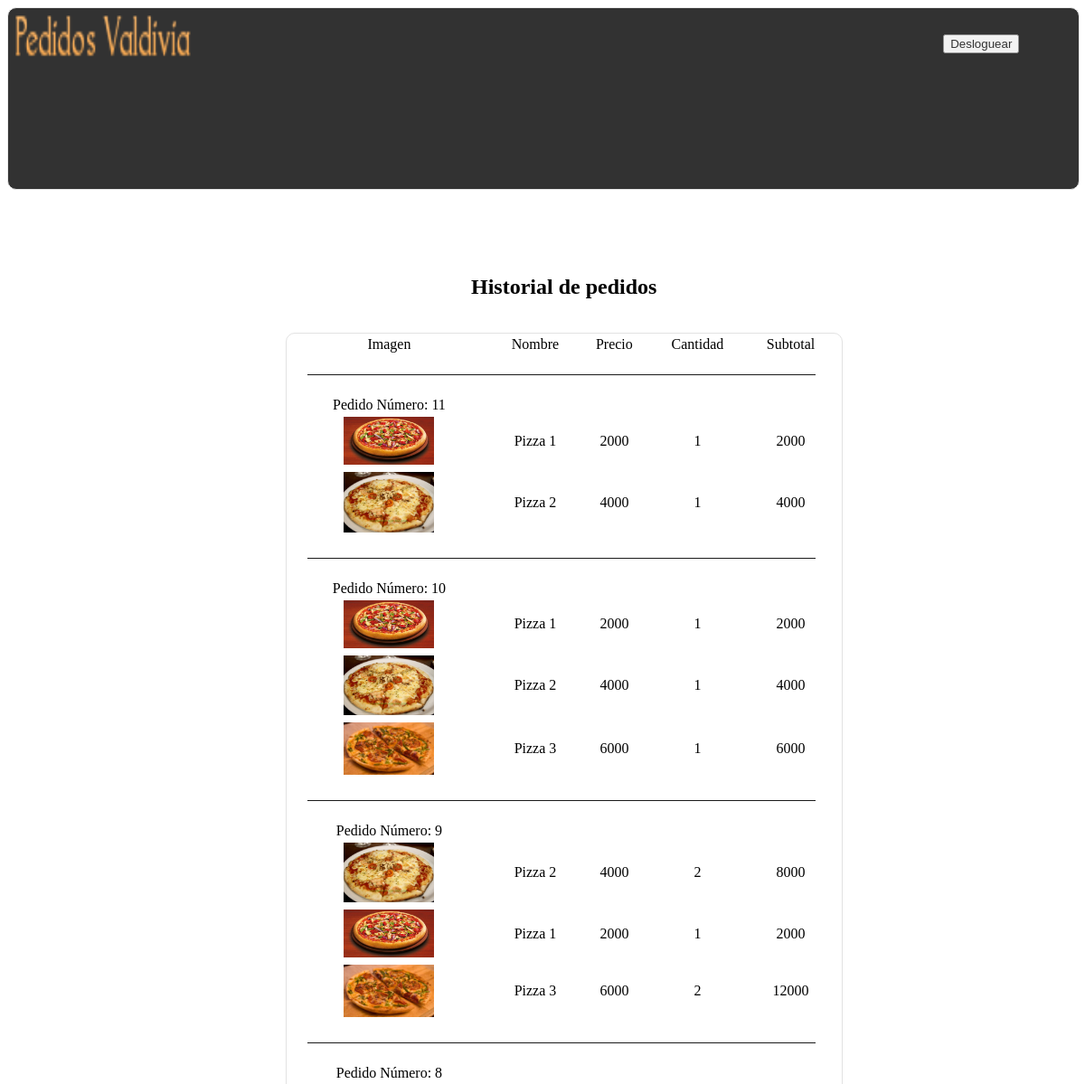
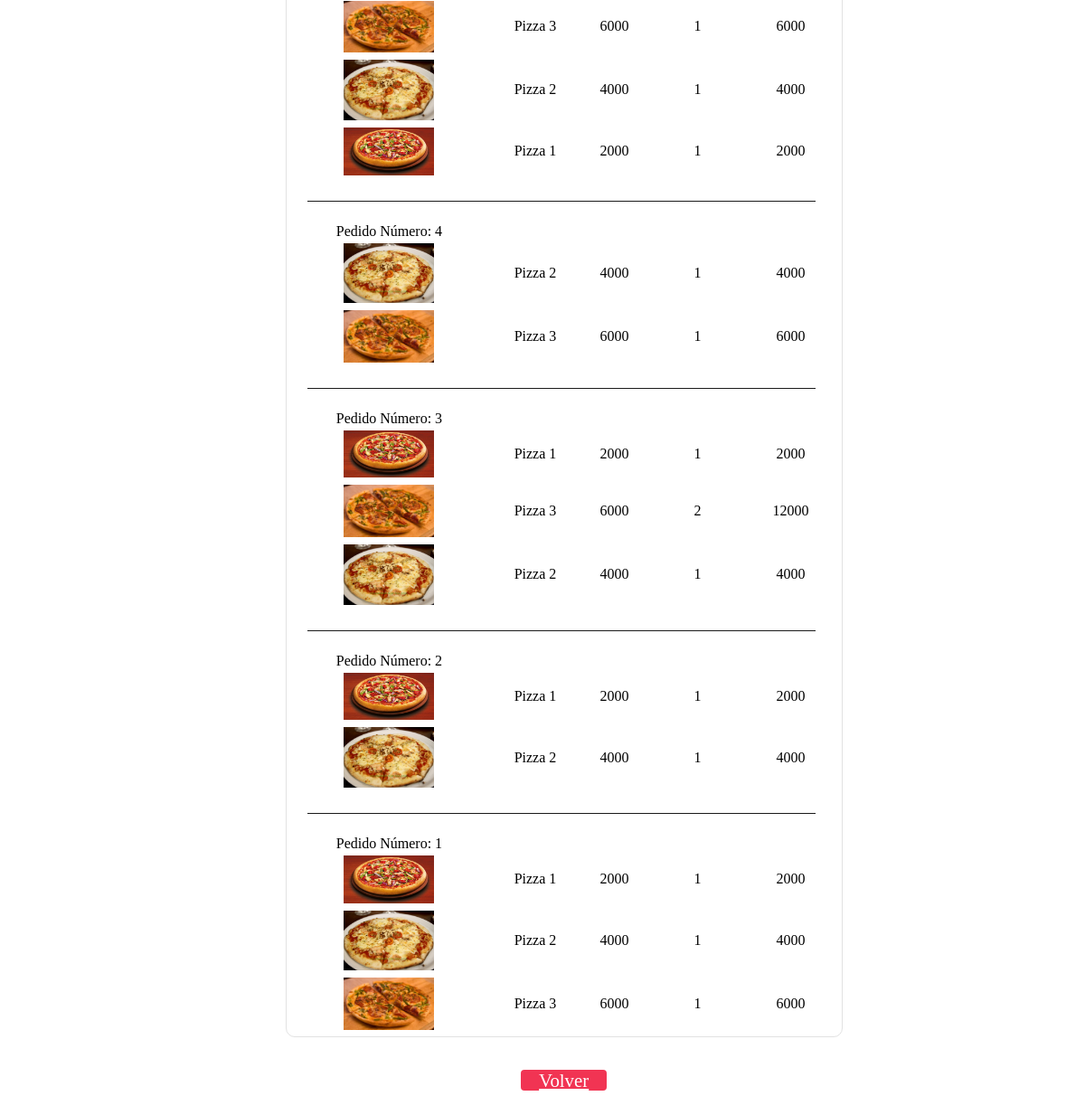
Screenshot of /procesos/historialpedidos.php (signed in) with the database file from the repository (2 pictures, top to bottom).
### tables this page shows
CREATE TABLE IF NOT EXISTS `ventas` (
`ID_Venta` tinyint(5) NOT NULL,
  `ID_Pedido` tinyint(5) NOT NULL,
  `ID_Platillo` tinyint(5) NOT NULL,
  `ID_Menu` tinyint(5) NOT NULL,
  `ID_Restaurante` tinyint(5) NOT NULL,
  `ID_Cliente` tinyint(5) NOT NULL,
  `Descripcion` varchar(50) NOT NULL,
  `Tipo_pago` varchar(50) NOT NULL,
  `Fecha_pago` date DEFAULT NULL,
  `Fecha_entrega` date DEFAULT NULL,
  `Precio` double NOT NULL,
  `Cantidad` tinyint(5) NOT NULL,
  `Imagen` varchar(50) DEFAULT NULL,
  `Subtotal` double NOT NULL
);

### procesos/historialpedidos.php (the view, shortened to what this page needs)
<?php
	require("../basedatos/conexion_bd.php");
	require("funciones.php");
?>
<!DOCTYPE html>
<html lang="es">
<head>
	<link rel="stylesheet" type="text/css" href="../estilos/estilosCSS.css">
</head>
<body>
	<div id="header">
    	<table border="0" bordercolordark="#000000" width="100%">
            <tr>
            	<td width="82%">
            		<img src="../recursos/cooltext138285584887145.png" width="202" height="55" id="Insert_logo" />
           	    </td>
                <td> </td>
           	    <td width="18%" align="center"><?php infolog(); ?></td>
            </tr>
            <tr>
            	<td width="82%">
                </td>
            </tr>
   	    </table>
    </div>
	<section>
	<center><h1>Historial de pedidos</h1></center><br>
    <div class="caja">
	<table border="0px" width="100%">
		<tr>
			<td>Imagen</td>
			<td>Nombre</td>
			<td>Precio</td>
			<td>Cantidad</td>
			<td>Subtotal</td>
		</tr>
		<?php
			$ID_Usuario=$_SESSION['ID_Usuario'];
			$re=mysql_query("SELECT ventas.ID_Pedido as numeropedido, ventas.Imagen as imagen, ventas.Descripcion as nombre, ventas.Precio as precio, ventas.Cantidad as cantidad, ventas.SubTotal as subtotal FROM `ventas` WHERE ID_Cliente=".$ID_Usuario." order by ventas.ID_Pedido DESC");
			$numeropedido=0;
			while ($f=mysql_fetch_array($re)) {
					if($numeropedido	!=$f['numeropedido']){
						echo '<tr><td colspan="5"><hr color="#000000"></td></tr>';
						echo '<tr><td>Pedido Número: '.$f['numeropedido'].' </td></tr>';
					}
					$numeropedido=$f['numeropedido'];
					echo '<tr>
						<td><img src="../'.$f['imagen'].'" width="100px" heigth="100px" /></td>
						<td>'.$f['nombre'].'</td>
						<td>'.$f['precio'].'</td>
						<td>'.$f['cantidad'].'</td>
						<td>'.$f['subtotal'].'</td>
						<td rowspan="2"></td>
					</tr>
					<tr><td></td></tr>';
			}
		?>
	</table>
    </div>
    <br>
    <br>
     <center><a class="envio" href="../inforestaurante.php?txtRestaurante=<?php echo $_GET['txtRestaurante']; ?>">Volver</a></center>
	</section>
</body>
</html>

### estilos/estilosCSS.css (style rules this page uses)
div#header { border:1px solid #E2E2E2; border-radius:10px; background-color:transparent; width:100%; height:200px; -moz-opacity: 0.8; background-color: black; opacity:0.80; no-repeat top; background-size:100% 800px }

### procesos/funciones.php (style rules this page uses)
hr { margin: 20px; border: none; border-bottom: thin solid rgba(255,255,255,.1); }

### procesos/historialpedidos.php (style rules this page uses)
section { width: 80%; min-height: 500px; padding: 2%; margin:0 auto; margin-left: 10%; margin-top: 50px; }
.caja { background:white; color:black; width:614px; height:auto; text-align:center; border:1px solid #E2E2E2; border-radius:10px; margin:15px auto; margin-bottom:auto; margin-top:auto; }
.envio { background-color: #f13453; color:white; padding-left: 20px; padding-right: 20px; border-radius: 4px; font-size: 1.3rem; }

### rows the page displays
ventas: ID_Pedido "11", Imagen (picture), Descripcion "Pizza 1", Precio "2000", Cantidad "1", Subtotal "2000"
ventas: Imagen (picture), Descripcion "Pizza 2", Precio "4000", Cantidad "1", Subtotal "4000"
ventas: ID_Pedido "10", Imagen (picture), Descripcion "Pizza 1", Precio "2000", Cantidad "1", Subtotal "2000"
ventas: Imagen (picture), Descripcion "Pizza 2", Precio "4000", Cantidad "1", Subtotal "4000"
ventas: Imagen (picture), Descripcion "Pizza 3", Precio "6000", Cantidad "1", Subtotal "6000"
ventas: ID_Pedido "9", Imagen (picture), Descripcion "Pizza 2", Precio "4000", Cantidad "2", Subtotal "8000"
ventas: Imagen (picture), Descripcion "Pizza 1", Precio "2000", Cantidad "1", Subtotal "2000"
ventas: Imagen (picture), Descripcion "Pizza 3", Precio "6000", Cantidad "2", Subtotal "12000"
ventas: ID_Pedido "8", Imagen (picture), Descripcion "Pizza 3", Precio "6000", Cantidad "1", Subtotal "6000"
ventas: Imagen (picture), Descripcion "Pizza 2", Precio "4000", Cantidad "1", Subtotal "4000"
ventas: Imagen (picture), Descripcion "Pizza 1", Precio "2000", Cantidad "1", Subtotal "2000"
ventas: ID_Pedido "4", Imagen (picture), Descripcion "Pizza 2", Precio "4000", Cantidad "1", Subtotal "4000"
ventas: Imagen (picture), Descripcion "Pizza 3", Precio "6000", Cantidad "1", Subtotal "6000"
ventas: ID_Pedido "3", Imagen (picture), Descripcion "Pizza 1", Precio "2000", Cantidad "1", Subtotal "2000"
ventas: Imagen (picture), Descripcion "Pizza 3", Precio "6000", Cantidad "2", Subtotal "12000"
ventas: Imagen (picture), Descripcion "Pizza 2", Precio "4000", Cantidad "1", Subtotal "4000"
ventas: ID_Pedido "2", Imagen (picture), Descripcion "Pizza 1", Precio "2000", Cantidad "1", Subtotal "2000"
ventas: Imagen (picture), Descripcion "Pizza 2", Precio "4000", Cantidad "1", Subtotal "4000"
ventas: ID_Pedido "1", Imagen (picture), Descripcion "Pizza 1", Precio "2000", Cantidad "1", Subtotal "2000"
ventas: Imagen (picture), Descripcion "Pizza 2", Precio "4000", Cantidad "1", Subtotal "4000"
ventas: Imagen (picture), Descripcion "Pizza 3", Precio "6000", Cantidad "1", Subtotal "6000"
